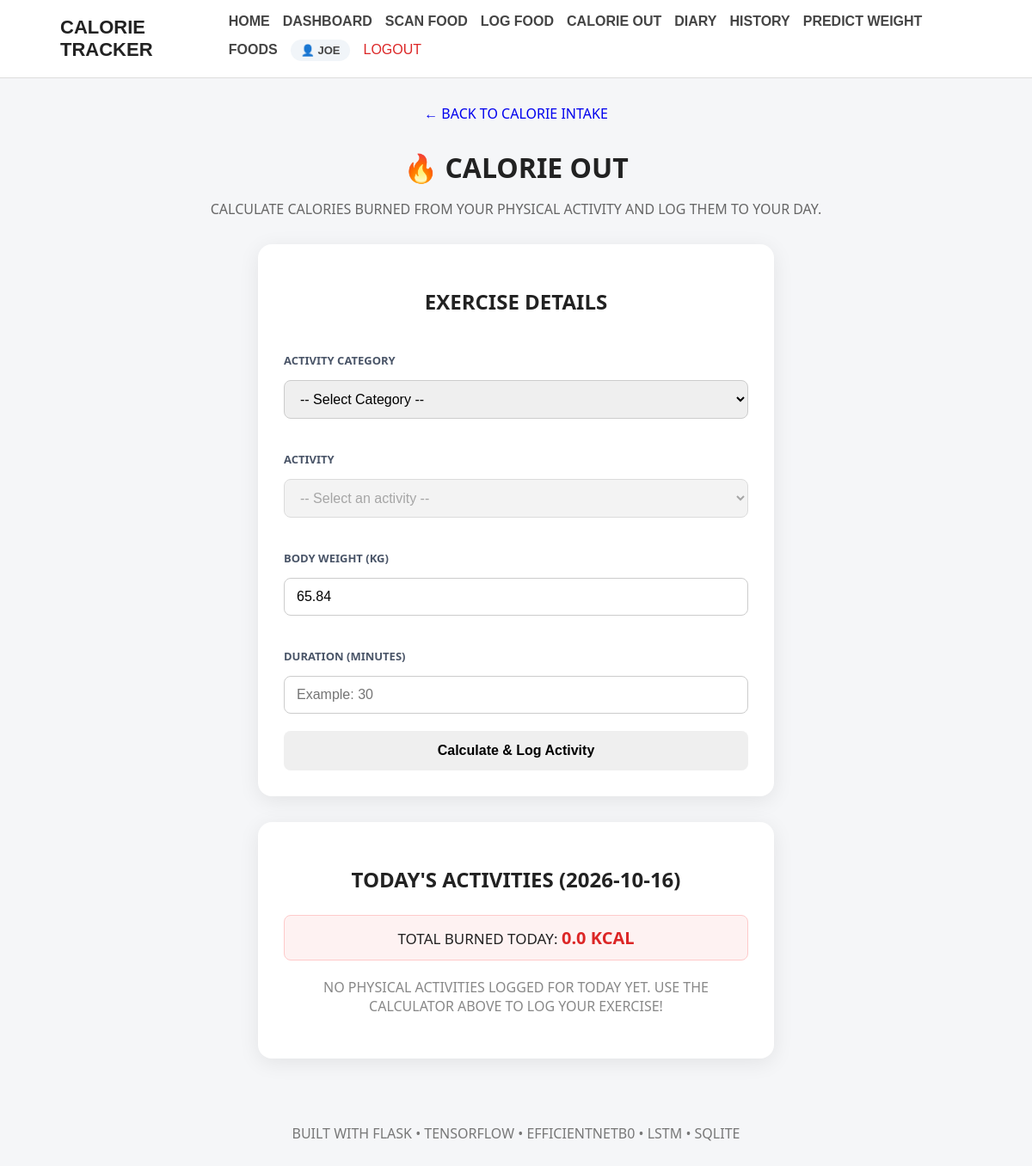
The app's page /calorie-out (signed in), older data.
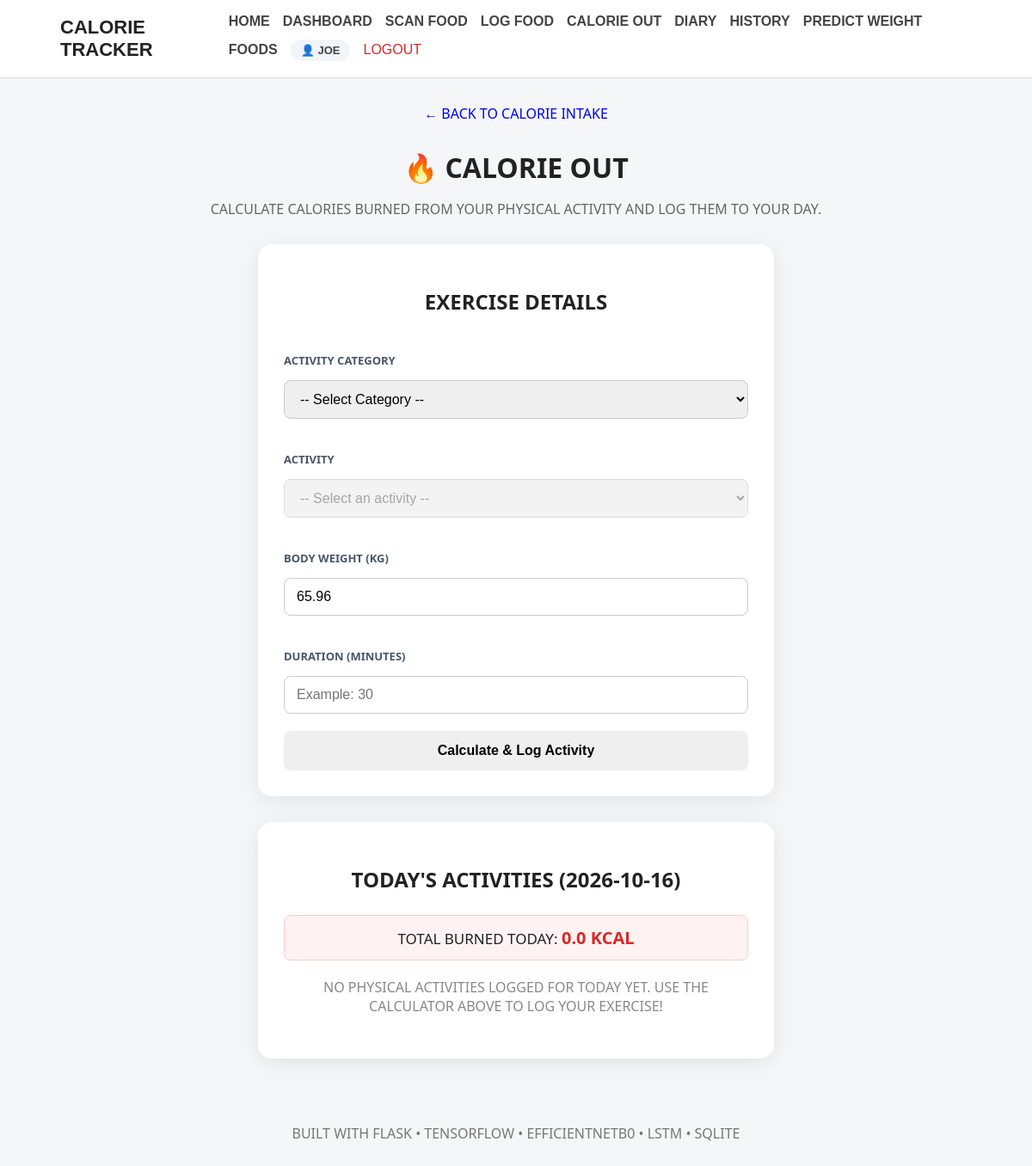
The same page, newer data.
### tables this page shows
CREATE TABLE weight_records (
            id INTEGER PRIMARY KEY AUTOINCREMENT,
            user_id INTEGER NOT NULL,
            weight_kg REAL NOT NULL,
            recorded_date TEXT NOT NULL,
            created_at TIMESTAMP DEFAULT CURRENT_TIMESTAMP,
            FOREIGN KEY (user_id) REFERENCES users(id) ON DELETE CASCADE
        );

### app.py (the view)
@app.route("/calorie-out", methods=["GET"])
@login_required
def calorie_out():
    user_id = session.get("user_id")
    categories = get_activity_categories()
    latest_w = get_latest_weight(user_id)
    user_weight = latest_w["weight_kg"] if latest_w else None
    today = datetime.now().strftime("%Y-%m-%d")
    today_exercises = get_calorie_out_by_date(user_id, today)
    today_burned = get_calorie_out_total(user_id, today)
    return render_template(
        "calorie_out.html",
        categories=categories,
        user_weight=user_weight,
        today_exercises=today_exercises,
        today_burned=today_burned,
        today=today
    )

### app.py (called while the page is built)
def login_required(view_func):
    @wraps(view_func)
    def wrapped_view(*args, **kwargs):
        if not session.get("user_id"):
            flash("Please log in to access this page.", "error")
            return redirect(url_for("login", next=request.path))
        return view_func(*args, **kwargs)
    return wrapped_view

@app.context_processor
def inject_user():
    user_id = session.get("user_id")
    if user_id:
        user = get_user_by_id(user_id)
        if user:
            return {"current_user": user, "logged_in": True}
    return {"current_user": None, "logged_in": False}

### database.py (called while the page is built)
def get_connection():
    connection = sqlite3.connect(
        DATABASE_PATH
    )
    connection.row_factory = sqlite3.Row
    connection.execute("PRAGMA foreign_keys = ON")
    return connection

def get_user_by_id(user_id):
    connection = get_connection()
    cursor = connection.cursor()
    cursor.execute("SELECT * FROM users WHERE id = ?", (user_id,))
    user = cursor.fetchone()
    connection.close()
    return user

### services/calorie_burn_service.py (called while the page is built)
def get_activity_categories():
    categories = (
        met_data["Actvitiy"]
        .dropna()
        .unique()
        .tolist()
    )
    return sorted(categories)

### templates/calorie_out.html (shortened to what this page needs)
{% extends "base.html" %}
{% block content %}
<div class="page-header">
    <a href="{{ url_for('home') }}" class="back-link">
        ← Back to Calorie Intake
    </a>
    <h1>🔥 Calorie Out</h1>
    <p>
        Calculate calories burned from your physical activity and log them to your day.
    </p>
</div>
<div class="calorie-out-card">
    <h2>Exercise Details</h2>
    <form id="calorieOutForm">
        <div class="form-group">
            <label for="category">Activity Category</label>
            <select id="category" required>
                <option value="">-- Select Category --</option>
            </select>
        </div>
        <div class="form-group">
            <label for="activity">Activity</label>
            <select id="activity" required disabled>
                <option value="">-- Select an activity --</option>
            </select>
        </div>
        <div class="form-group">
            <label for="weight">Body Weight (kg)</label>
            <input type="number" id="weight" min="1" max="500" step="0.1" placeholder="Example: 65"
                value="{{ user_weight if user_weight else '' }}" required>
        </div>
        <div class="form-group">
            <label for="duration">Duration (minutes)</label>
            <input type="number" id="duration" min="1" max="1440" step="1" placeholder="Example: 30" required>
        </div>
        <button type="submit" class="calculate-btn" id="calculateBtn">
            Calculate &amp; Log Activity
        </button>
    </form>
</div>
<div class="calorie-out-card" style="margin-top: 30px;">
    <h2>Today's Activities ({{ today }})</h2>
    <div
        style="text-align: center; margin-bottom: 20px; font-size: 17px; background: #fef2f2; padding: 12px; border-radius: 8px; border: 1px solid #fecaca;">
        Total Burned Today: <strong style="color: #dc2626; font-size: 20px;">{{ "%.1f"|format(today_burned) }}
            kcal</strong>
    </div>
    {% if today_exercises %}
    <div class="exercises-list">
        {% for ex in today_exercises %}
        <div class="diary-entry" style="align-items: center;">
            <div>
                <h3 style="margin-bottom: 4px; font-size: 16px;">{{ ex.activity }}</h3>
                <p style="margin: 0; color: #666; font-size: 13px;">
                    {{ ex.duration_minutes }} mins &bull; MET {{ ex.met }} &bull; {{ ex.weight_kg }} kg
                </p>
            </div>
            <div style="text-align: right;">
                <strong style="font-size: 16px; color: #dc2626; display: block;">
                    -{{ "%.1f"|format(ex.calories_burned) }} kcal
                </strong>
                <form action="{{ url_for('delete_exercise', record_id=ex.id) }}" method="POST" style="margin-top: 4px;"
                    onsubmit="return confirm('Remove this exercise entry?');">
                    <button type="submit"
                        style="background: none; border: none; color: #dc2626; font-size: 12px; cursor: pointer; padding: 0; text-decoration: underline;">
                        ✕ Remove
                    </button>
                </form>
            </div>
        </div>
        {% endfor %}
    </div>
    {% else %}
    <p style="text-align: center; color: #888; margin: 20px 0;">
        No physical activities logged for today yet. Use the calculator above to log your exercise!
    </p>
    {% endif %}
</div>
{% endblock %}

Row changes from the older to the newer data that the page shows:
removed weight_records: weight_kg "65.84"
added weight_records: weight_kg "65.96"
